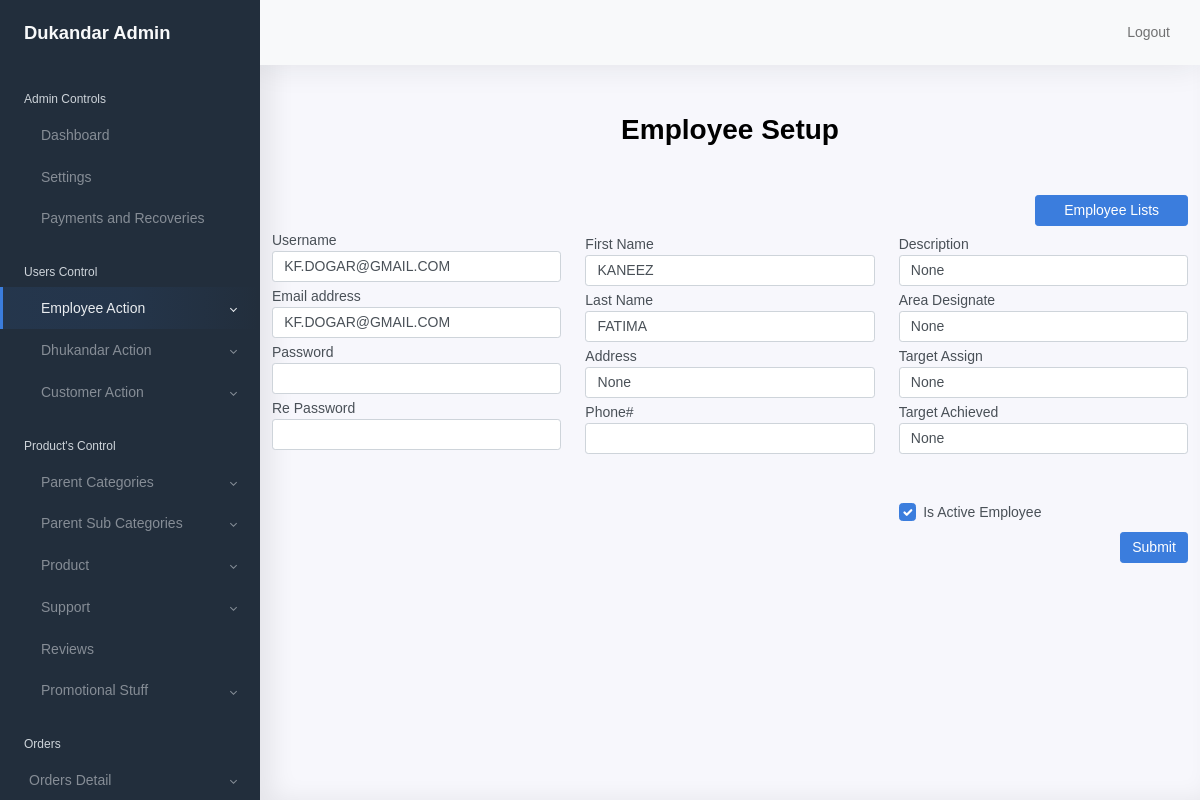
The page /employee/setup/2/ (signed in) on the database as committed earlier.
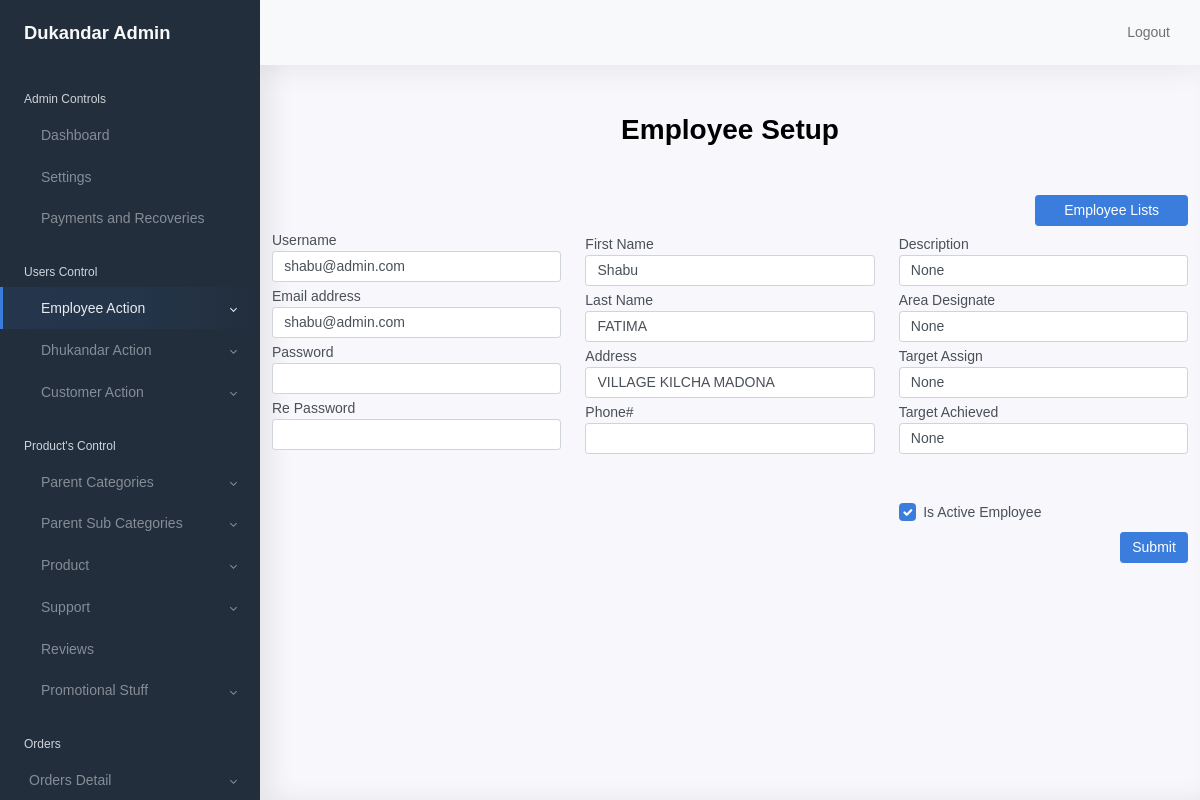
The same page on the database as committed later.
### shopkeeper/models/models.py (models this page shows, shortened)
class User(AbstractUser):
    address = models.CharField(max_length=250, null=True)
    user_type = models.CharField(max_length=16,
                                 choices=USER_CHOICES,
                                 default="CUSTOMER")
    block = models.BooleanField(default=False)
    is_active = models.BooleanField(default=True)
    created_at = models.DateTimeField(auto_now_add=True)
    updated_at = models.DateTimeField(auto_now=True)

### shopkeeper/views.py (the view)
# urls.py: path('employee/setup/<int:pk>/', employeeUpdate, name='employee_update'),
@login_required(login_url='shopkeeper:admin_login')
def employeeUpdate(request,pk):
    employee_obj = Employee.objects.get(id=pk)
    context = {
        'employee_id': employee_obj.id,
        'user': employee_obj.user,
        'target_assign': employee_obj.target_assign,
        'target_achieved': employee_obj.target_achieved,
        'description': employee_obj.description,
        'area_designated': employee_obj.area_designated,
        'is_active': employee_obj.is_active,
    }
    return render(request, 'shopkeeper/employee/setup.html',context)

### shopkeeper/templates/shopkeeper/employee/setup.html (shortened to what this page needs)
{% extends 'shopkeeper/base/base.html' %}
{% load static %}
{% block content %}
<div class="container">
  <h1 class="text-center mt-5 mb-5 font-weight-bold">Employee Setup</h1>
    <div class="row col-2 offset-10">
        <a type="submit" href="{% url 'shopkeeper:employee_list' %}" class="btn btn-primary float-right mb-1" name="employee">Employee Lists</a>
    </div>
    <form action="{% if emp_id %}{% url 'shopkeeper:employee_update' emp_id %}{% else %}{% url 'shopkeeper:employee_setup' %} {% endif %}" method="post">
    <div class="row">
      <div class="col-4">
        <div class="form-group ">
            <label for="exampleInputusername">Username</label>
            <input type="text" class="form-control" id="username" name="username", value="{{user.username}}" >
          </div>
          <div class="form-group mt-1">
            <label for="exampleInputEmail1">Email address</label>
            <input type="email" class="form-control" id="exampleInputEmail1" name="email" value="{{user.email}}">
          </div>
          <div class="form-group mt-1">
            <label for="exampleInputPassword">Password</label>
            <input type="password" class="form-control" id="exampleInputPassword1" name="password">
          </div>
          <div class="form-group mt-1">
            <label for="exampleInputPassword1">Re Password</label>
            <input type="password" class="form-control" id="exampleInputPassword1" name="password1">
          </div>
      </div>
      <div class="col-4">
        <div class="form-group mt-1">
            <label for="exampleInputFirst_Name">First Name</label>
            <input type="text" class="form-control" id="first_name" name="first_name" value="{{user.first_name}}">
          </div>
            <div class="form-group mt-1">
              <label for="exampleInputlast_name">Last Name</label>
              <input type="text" class="form-control" id="last_name" name="last_name" value="{{user.last_name}}">
            </div>
              <div class="form-group mt-1">
                <label for="exampleInputAddress">Address</label>
                <input type="text" class="form-control" id="address" name="address" value="{{user.address}}">
              </div>
              <div class="form-group mt-1">
                <label for="exampleInputphone_no">Phone#</label>
                <input type="text" class="form-control" id="phone_no"  name="phone_no"  value="{{phone_no}}">
              </div>
      </div>
      <div class="col-4">
        <div class="form-group mt-1">
          <label for="exampleInputdescription">Description</label>
          <input type="text" class="form-control" id="description"  name="description"  value="{{description}}">
        </div>
        <div class="form-group mt-1">
            <label for="exampleInputarea_designated">Area Designate</label>
            <input type="text" class="form-control" id="area_designated"  name="area_designated" value="{{area_designated}}">
          </div>
          <div class="form-group mt-1">
            <label for="exampleInputtarget_assign">Target Assign</label>
            <input type="text" class="form-control" id="target_assign"  name="target_assign" value="{{target_assign}}">
          </div>
          <div class="form-group mt-1">
            <label for="exampleInputtarget_achieved">Target Achieved</label>
            <input type="text" class="form-control" id="target_achieved"  name="target_achieved" value="{{target_achieved}}">
          </div>
          <div class="form-check mt-5">
            <input type="checkbox" class="form-check-input checkbox" id="is_active"
            name="is_active" {% if is_active %} checked
            value="True"   {% endif %} value="False">
            <label class="form-check-label" for="exampleCheck1" name="is_active">Is Active Employee</label>
          </div>
      </div>
    </div>
    <button type="submit" class="btn btn-primary float-right mt-1">Submit</button>
</form>
  </div>
{% endblock %}

Rows that differ between the two databases and show on the page:
changed User "FATIMA": username "KF.DOGAR@GMAIL.COM" → "shabu@admin.com"; email "KF.DOGAR@GMAIL.COM" → "shabu@admin.com"; first_name "KANEEZ" → "Shabu"; address "None" → "VILLAGE KILCHA MADONA"
